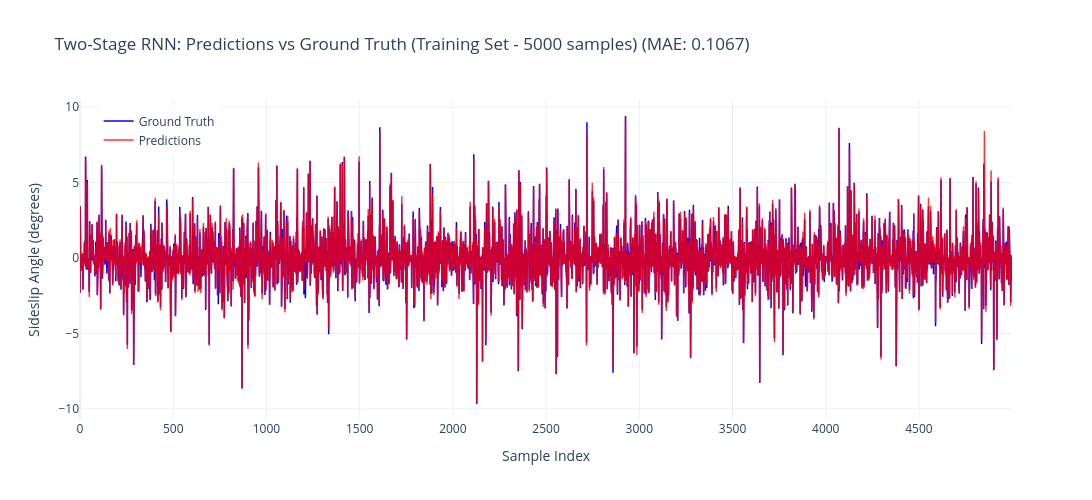

Notebook source saved alongside this figure:
### Markdown cell above
## Interactive Predictions vs Ground Truth

Interactive Plotly visualization for zooming and exploring predictions:

### Code cell
# Interactive Plotly visualization
print("Generating interactive plot...")

# Using train_loader for visualization (val_loader has only ~500 samples due to 98/2 split)
# This shows model fit on training data with 5000 sample subset
train_preds_all = []
train_targets_all = []

with torch.no_grad():
    for x, y in train_loader:
        pred = twostage_models[0](x.to(device)).cpu().numpy()
        train_preds_all.append(pred)
        train_targets_all.append(y.numpy())

train_preds_flat = np.concatenate(train_preds_all).flatten()
train_targets_flat = np.concatenate(train_targets_all).flatten()

print(f"Training samples available: {len(train_preds_flat):,}")

# Interactive line plot with 5000 samples
fig = plot_predictions_vs_truth(
    train_preds_flat,
    train_targets_flat,
    title='Two-Stage RNN: Predictions vs Ground Truth (Training Set - 5000 samples)',
    max_samples=5000
)
fig.show()

### Figure 1 — Plotly figure (JSON) as saved in the notebook; plotly's stock layout.template omitted (floating-point values rounded to 4 significant figures; data arrays with more than 128 entries replaced by an {"elided": "..."} marker saying what was removed)
{"data": [{"hovertemplate": "Index: %{x}<br>Truth: %{y:.3f}<extra></extra>", "line": {"color": "blue", "width": 1.5}, "mode": "lines", "name": "Ground Truth", "type": "scatter", "y": {"elided": "5000 float values"}}, {"hovertemplate": "Index: %{x}<br>Pred: %{y:.3f}<extra></extra>", "line": {"color": "red", "width": 1.5}, "mode": "lines", "name": "Predictions", "opacity": 0.8, "type": "scatter", "y": {"elided": "5000 float values"}}], "layout": {"height": 500, "hovermode": "x unified", "legend": {"x": 0.02, "y": 0.98}, "title": {"text": "Two-Stage RNN: Predictions vs Ground Truth (Training Set - 5000 samples) (MAE: 0.1067)"}, "width": 1200, "xaxis": {"title": {"text": "Sample Index"}}, "yaxis": {"title": {"text": "Sideslip Angle (degrees)"}}}}
